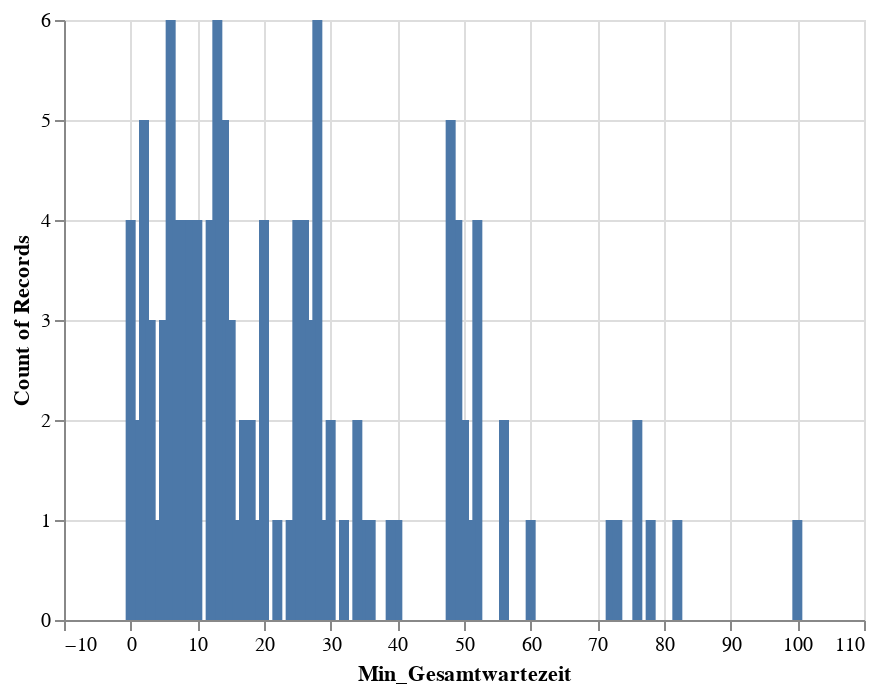

This figure's notebook cell:
### Code cell
alt.Chart(allsample).mark_bar().encode(
    alt.X("Min_Gesamtwartezeit:Q"),
    y='count()',
tooltip=['Min_Gesamtwartezeit:Q']
)
